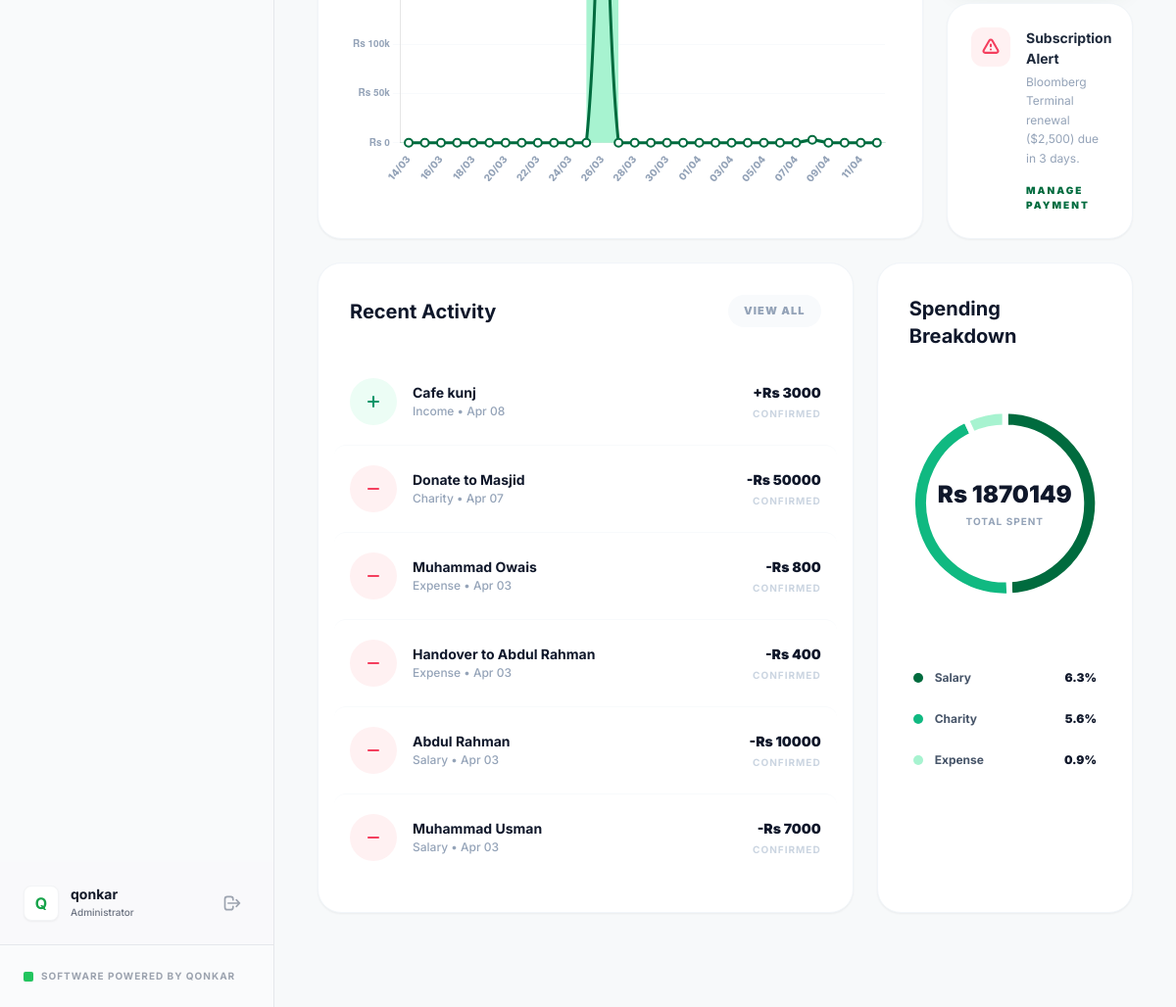
The app's page /core/analytics/ (signed in, lower part), older data.
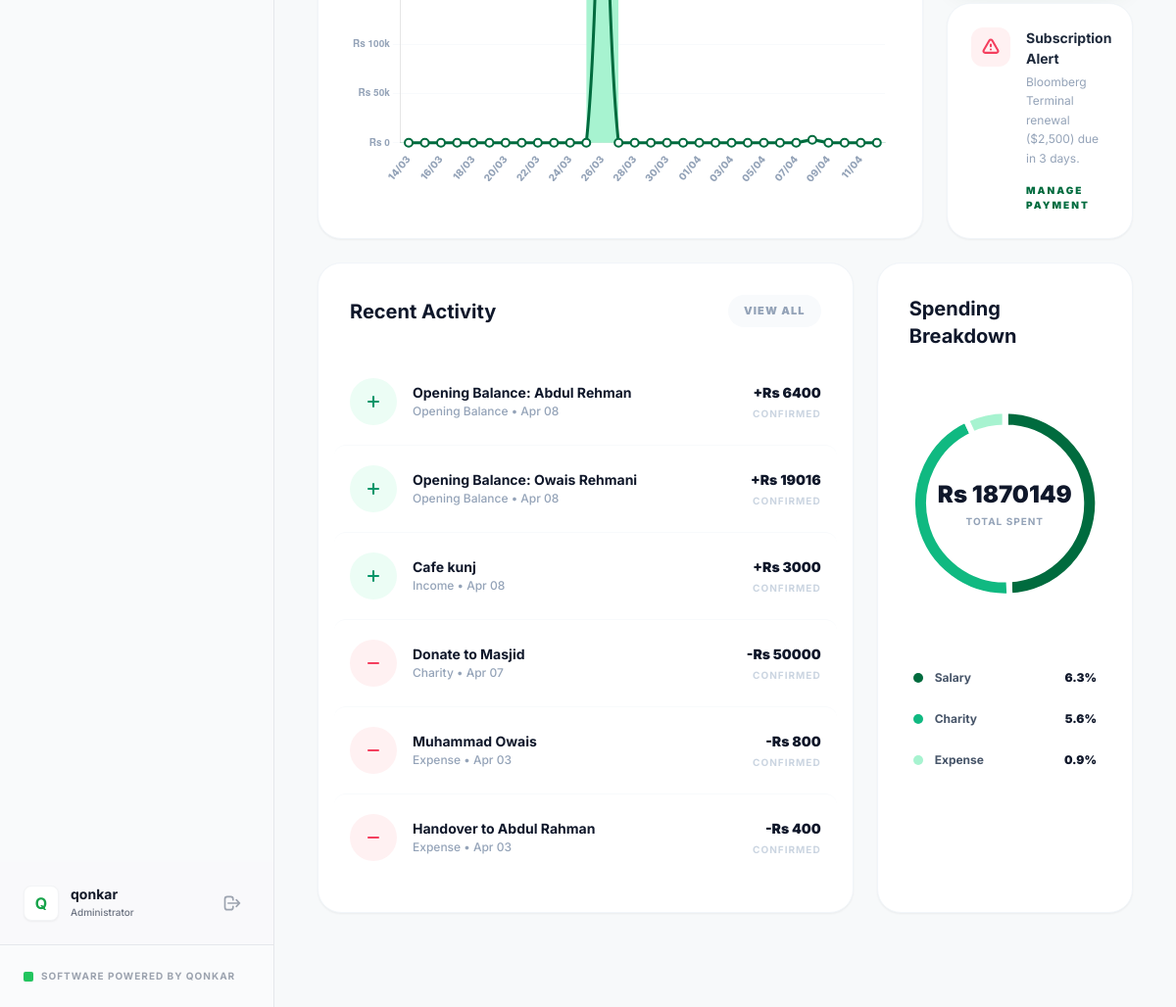
The same page, newer data.
### core/models.py (models this page shows, shortened)
class Transaction(models.Model):
    date = models.DateField()
    description = models.CharField(max_length=500)
    reference = models.CharField(max_length=100, blank=True, help_text="e.g. Invoice #, Transfer ID")
    project = models.ForeignKey(Project, on_delete=models.SET_NULL, null=True, blank=True, related_name='transactions')
    receipt = models.FileField(upload_to='receipts/%Y/%m/%d/', null=True, blank=True)
    custom_fields = models.JSONField(blank=True, default=dict)
    currency = models.ForeignKey(Currency, on_delete=models.PROTECT, related_name='transactions', null=True)
    created_at = models.DateTimeField(auto_now_add=True)
    created_by = models.ForeignKey(settings.AUTH_USER_MODEL, on_delete=models.SET_NULL, null=True)
    def get_type_display(self):
        has_revenue = self.entries.filter(account__account_type=AccountType.REVENUE).exists()
        has_equity = self.entries.filter(account__account_type=AccountType.EQUITY).exists()
        has_expense = self.entries.filter(account__account_type=AccountType.EXPENSE).exists()
        if has_revenue or has_equity: return "Income"
        if has_expense: return "Expense"
        return "Transfer"
    def get_category_name(self):
        category_entry = self.entries.filter(
            account__account_type__in=[AccountType.REVENUE, AccountType.EXPENSE, AccountType.EQUITY]
        ).first()
        return category_entry.account.name if category_entry else "General"
    def get_total_amount(self):
        entry = self.entries.filter(
            account__account_type__in=[AccountType.REVENUE, AccountType.EXPENSE, AccountType.EQUITY]
        ).first()
        if not entry:
            entry = self.entries.first()
        return entry.amount if entry else Decimal('0.00')

class LedgerEntry(models.Model):
    DR = 'DR'
    CR = 'CR'
    ENTRY_TYPE_CHOICES = [(DR, 'Debit'), (CR, 'Credit')]
    transaction = models.ForeignKey(Transaction, on_delete=models.CASCADE, related_name='entries')
    account = models.ForeignKey(Account, on_delete=models.PROTECT, related_name='ledger_entries')
    entry_type = models.CharField(max_length=2, choices=ENTRY_TYPE_CHOICES)
    amount = models.DecimalField(max_digits=19, decimal_places=4)
    exchange_rate = models.DecimalField(max_digits=10, decimal_places=6, default=Decimal('1.000000'), help_text="Rate to base currency")
    objects = LedgerEntryManager()

class Account(models.Model):
    name = models.CharField(max_length=255)
    account_type = models.CharField(max_length=20, choices=AccountType.choices)
    currency = models.ForeignKey(Currency, on_delete=models.PROTECT)
    is_active = models.BooleanField(default=True)

### core/views.py (the view, shortened to what this page needs)
# urls.py: path('analytics/', views.analytics_view, name='analytics'),
@login_required
def analytics_view(request):
    if not request.user.is_superuser and not getattr(request.user.permissions, 'can_manage_analytics', False):
        return HttpResponseForbidden("You do not have permission to access the Analytics page.")
    from django.utils import timezone
    from django.db.models.functions import TruncDay
    import datetime
    income_qs = LedgerEntry.objects.filter(account__account_type=AccountType.REVENUE)
    expense_qs = LedgerEntry.objects.filter(account__account_type=AccountType.EXPENSE)
    total_income = income_qs.aggregate(total=Sum('amount'))['total'] or Decimal('0.00')
    total_expense = expense_qs.aggregate(total=Sum('amount'))['total'] or Decimal('0.00')
    net_result = total_income - total_expense
    days = int(request.GET.get('days', 30))
    now = timezone.now().date()
    period_start = now - datetime.timedelta(days=days)
    prev_period_start = period_start - datetime.timedelta(days=days)
    current_income_total = income_qs.filter(transaction__date__gte=period_start).aggregate(total=Sum('amount'))['total'] or Decimal('0.00')
    prev_income_total = income_qs.filter(transaction__date__gte=prev_period_start, transaction__date__lt=period_start).aggregate(total=Sum('amount'))['total'] or Decimal('0.00')
    income_growth = 0
    if prev_income_total > 0:
        income_growth = ((current_income_total - prev_income_total) / prev_income_total) * 100
    daily_income = income_qs.filter(
        entry_type='CR',
        transaction__date__gte=period_start
    ).annotate(day=TruncDay('transaction__date')).values('day').annotate(total=Sum('amount')).order_by('day')
    daily_expense = expense_qs.filter(
        entry_type='DR',
        transaction__date__gte=period_start
    ).annotate(day=TruncDay('transaction__date')).values('day').annotate(total=Sum('amount')).order_by('day')
    labels = []
    income_data = []
    expense_data = []
    income_map = {d['day'].strftime('%d/%m'): float(d['total']) for d in daily_income}
    expense_map = {d['day'].strftime('%d/%m'): float(d['total']) for d in daily_expense}
    step = 1 if days <= 30 else (7 if days <= 90 else 30)
    for i in range(0, days, step):
        day_date = period_start + datetime.timedelta(days=i)
        day_str = day_date.strftime('%d/%m')
        labels.append(day_str)
        income_data.append(income_map.get(day_str, 0))
        expense_data.append(expense_map.get(day_str, 0))
    txn_count = income_qs.filter(transaction__date__gte=period_start).count()
    avg_transaction = current_income_total / txn_count if txn_count > 0 else Decimal('0.00')
    asset_accounts = Account.objects.filter(account_type=AccountType.ASSET, is_active=True)
    total_assets = Decimal('0.00')
    for acc in asset_accounts:
        qs_a = LedgerEntry.objects.filter(account=acc)
        if not request.user.is_superuser:
            qs_a = qs_a.filter(
                Q(transaction__created_by=request.user) |
                Q(transaction__entries__account__bank_detail__expensemanageraccess__user=request.user)
            ).distinct()
        dr = qs_a.filter(entry_type='DR').aggregate(Sum('amount'))['amount__sum'] or Decimal('0.00')
        cr = qs_a.filter(entry_type='CR').aggregate(Sum('amount'))['amount__sum'] or Decimal('0.00')
        total_assets += (dr - cr) * acc.currency.rate_to_pkr
    spending_qs = expense_qs.filter(transaction__date__gte=period_start).values('account__name').annotate(total=Sum('amount')).order_by('-total')
    spending_breakdown = []
    other_total = Decimal('0.00')
    for i, item in enumerate(spending_qs):
        if i < 4:
            spending_breakdown.append({
                'name': item['account__name'],
                'total': float(item['total']),
                'percent': round(float(item['total'] / total_expense * 100), 1) if total_expense > 0 else 0
            })
        else:
            other_total += item['total']
    if other_total > 0:
        spending_breakdown.append({
            'name': 'Others',
            'total': float(other_total),
            'percent': round(float(other_total / total_expense * 100), 1) if total_expense > 0 else 0
        })
    context = {
        'total_income': total_income,
        'total_expense': total_expense,
        'net_result': net_result,
        'current_income': current_income_total,
        'income_growth': round(income_growth, 1),
        'avg_transaction': avg_transaction,
        'total_assets': total_assets,
        'chart_labels': labels,
        'chart_income': income_data,
        'chart_expense': expense_data,
        'spending_breakdown': spending_breakdown,
        'recent_transactions': Transaction.objects.order_by('-date', '-id')[:6],
        'days': days,
    }
    if request.headers.get('HX-Request'):
        return render(request, 'core/analytics_report.html', context)
    return render(request, 'core/analytics_report.html', context)

### core/templates/core/analytics_report.html (shortened to what the changed rows need)
{% extends 'core/base.html' %}
{% load widget_tweaks %}
{% block content %}
<div class="max-w-[1400px] mx-auto space-y-8 animate-in fade-in duration-500">
    <div class="grid grid-cols-12 gap-6 px-1">
        <div class="col-span-12 lg:col-span-8 bg-white rounded-[24px] shadow-sm p-8 border border-slate-100">
            <div class="flex items-center justify-between mb-8">
                <h2 class="text-xl font-bold text-[#0F172A]">Recent Activity</h2>
            </div>
            <div class="divide-y divide-slate-50">
                {% for txn in recent_transactions %}
                <div class="flex items-center justify-between py-5 group cursor-pointer hover:bg-slate-50/50 transition-colors -mx-4 px-4 rounded-xl">
                    <div class="flex items-center gap-4">
                        <div class="w-12 h-12 rounded-full flex items-center justify-center {% if txn.get_type_display == 'Income' %}bg-emerald-50 text-emerald-600{% else %}bg-rose-50 text-rose-500{% endif %}">
                            {% if txn.get_type_display == 'Income' %}
                                <svg class="w-5 h-5" fill="none" stroke="currentColor" viewBox="0 0 24 24"><path stroke-linecap="round" stroke-linejoin="round" stroke-width="2.5" d="M12 6v12m6-6H6"></path></svg>
                            {% else %}
                                <svg class="w-5 h-5" fill="none" stroke="currentColor" viewBox="0 0 24 24"><path stroke-linecap="round" stroke-linejoin="round" stroke-width="2.5" d="M18 12H6"></path></svg>
                            {% endif %}
                        </div>
                        <div>
                            <p class="text-[14px] font-bold text-[#0F172A] group-hover:text-emerald-700 transition-colors">{{ txn.description }}</p>
                            <p class="text-[12px] text-slate-400 font-medium">{{ txn.get_category_name }} • {{ txn.date|date:"M d" }}</p>
                        </div>
                    </div>
                    <div class="text-right">
                        <p class="text-[14px] font-black text-[#0F172A]">{% if txn.get_type_display == 'Income' %}+{% else %}-{% endif %}Rs {{ txn.get_total_amount|floatformat:0 }}</p>
                        <span class="text-[10px] font-bold text-slate-300 uppercase tracking-widest mt-1 block">Confirmed</span>
                    </div>
                </div>
                {% endfor %}
            </div>
        </div>
        <div class="col-span-12 lg:col-span-4 bg-white rounded-[24px] shadow-sm p-8 border border-slate-100">
            <h2 class="text-xl font-bold text-[#0F172A] mb-8">Spending Breakdown</h2>
            <div class="mt-10 space-y-4">
                {% for item in spending_breakdown %}
                <div class="flex items-center justify-between p-1">
                    <div class="flex items-center gap-3">
                        <span class="w-2.5 h-2.5 rounded-full" style="background-color: {% cycle '#006B3E' '#10B981' '#A7F3D0' '#F1F5F9' %}"></span>
                        <span class="text-[12px] font-bold text-slate-600">{{ item.name }}</span>
                    </div>
                    <span class="text-[12px] font-black text-[#0F172A]">{{ item.percent }}%</span>
                </div>
                {% endfor %}
            </div>
        </div>
    </div>
</div>
{% endblock %}

Row changes from the older to the newer data that the page shows:
no longer on this page (row unchanged): Transaction: description "Abdul Rahman", get_category_name "Salary", date "Apr 03", get_total_amount "10000"
no longer on this page (row unchanged): Transaction: description "Muhammad Usman", get_category_name "Salary", date "Apr 03", get_total_amount "7000"
added Transaction: description "Opening Balance: Abdul Rehman", get_category_name "Opening Balance", date "Apr 08", get_total_amount "6400"
added Transaction: description "Opening Balance: Owais Rehmani", get_category_name "Opening Balance", date "Apr 08", get_total_amount "19016"
